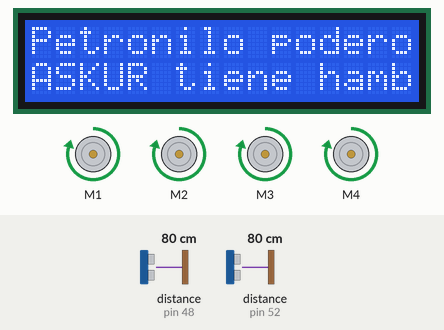
The sketch below on a simulated Arduino Mega 2560, built with avr-gcc and run on an emulated ATmega2560. Shown: 4 × DC motor (green arrow = forward, orange = backward, longer = faster), 16×2 character LCD. Wiring (inferred from the names in the program): ultrasonic range finder: trigger pin 51; echo pin 52. The test bench sets the inputs (shaded band); at power-on: distance to the obstacle (sensors on pin 52, pin 48) 80 cm. The echo pulse lasts 58.3 µs per cm; what the sketch prints to the serial monitor is not drawn.

Above: at 1.3 s.
1.4 s: distance to the obstacle (sensor on pin 52) set to 18 cm
2.9 s: distance to the obstacle (sensor on pin 52) set to 15 cm
At 3.7 s:
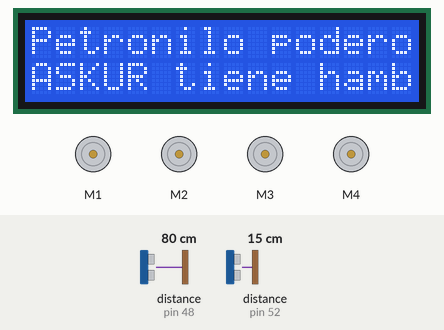
5.9 s: distance to the obstacle (sensor on pin 52) set to 35 cm
At 6.6 s:
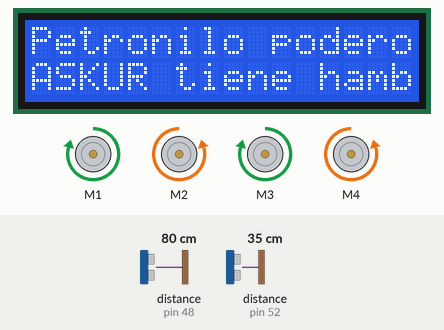
8.4 s: distance to the obstacle (sensor on pin 52) set to 2 cm
At 9.0 s:
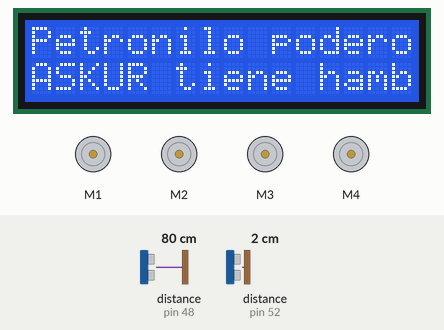
11.4 s: distance to the obstacle (sensor on pin 48) set to 4 cm
Timing chart, 0 to 15.4 s (numbered marks = the images above; inputs shaded):
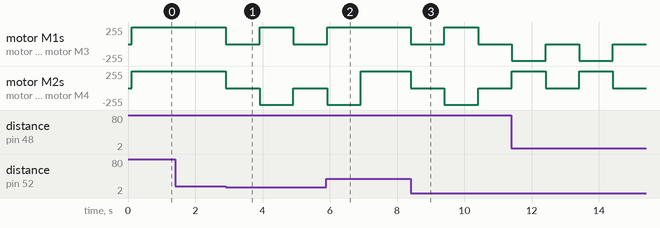

Measured:
- the behaviour switches between 17 and 16 cm on distance to the obstacle (sensor on pin 52) (found by bisection; images 0 and 1)
- after the input at 1.4 s, every drawn part: stays the same
- after the input at 2.9 s, motor M1, motor M3: forward 250/255 → stopped at once, → forward 250/255 1.0 s later, → stopped 1.0 s later; motor M2, motor M4: forward 250/255 → stopped at once, → backward 250/255 1.0 s later, → stopped 1.0 s later
- after the input at 5.9 s, motor M1, motor M3: goes on until 5.9 s, then stays forward 250/255
- after the input at 8.4 s, motor M1, motor M3: forward 250/255 → stopped at once, → forward 250/255 1.0 s later, → stopped 1.0 s later; motor M2, motor M4: forward 250/255 → stopped at once, → backward 250/255 1.0 s later, → stopped 1.0 s later

The sketch:

pruebamotorultra.ino
```cpp
#include <AFMotor.h>
#include <LiquidCrystal_I2C.h>

LiquidCrystal_I2C lcd(0x27, 16, 2);

// -----------------------------------------------------------
// Motor DC
AF_DCMotor motor1(1, MOTOR12_64KHZ);  // izq atras
AF_DCMotor motor2(2, MOTOR12_64KHZ);  // der atras
AF_DCMotor motor3(3, MOTOR12_64KHZ);  // izq delante
AF_DCMotor motor4(4, MOTOR12_64KHZ);  // der delante

// -----------------------------------------------------------
// Sensores ultrasonicos

// Sensor enfrente
int TRIG = 51; // pin
int ECO = 52;
int DURACION;
int DISTANCIA;

// Sensor derecha
int TRIG_D = 49; // pin
int ECO_D = 48; //
int DURACION_D;
int DISTANCIA_D;


void setup() {
  Serial.begin(9600);//iniciailzamos la comunicación
//// -----------------------------------------------------------
//// Sensores ultrasonicos
//
//// Sensor enfrente
  pinMode(TRIG, OUTPUT);
  pinMode(ECO, INPUT);

//  // Sensor derecha
  pinMode(TRIG_D, OUTPUT);
  pinMode(ECO_D, INPUT);
//// -----------------------------------------------------------
//// Motor DC
//
// Velocidad de motores
  motor1.setSpeed(250);
  motor2.setSpeed(250);
  motor3.setSpeed(250);
  motor4.setSpeed(250);
//
  lcd.init();
  lcd.backlight();
  lcd.clear();
  lcd.setCursor(0,0);
  lcd.print("Petronilo poderoso");
  lcd.setCursor(0,1);
  lcd.print("ASKUR tiene hambre");

  int sensorUltraE();
  void avanzar();
  int sensorUltraD();
  void detener();
  void girarI();
  void girarD();

}

void avanzar(){
  motor1.run(FORWARD);
  motor2.run(FORWARD);
  motor3.run(FORWARD);
  motor4.run(FORWARD);

}

void detener(){
  motor1.run(RELEASE);
  motor2.run(RELEASE);
  motor3.run(RELEASE);
  motor4.run(RELEASE);
  delay(1000);
}


//// Sensor ultrasonico enfrente
int sensorUltraE(){

  digitalWrite(TRIG, HIGH);
  delay(1);
  digitalWrite(TRIG, LOW);
  DURACION = pulseIn(ECO, HIGH);
  DISTANCIA = DURACION / 58.2;
  Serial.print(DISTANCIA);
  return DISTANCIA;

}

// Sensor ultrasonico enfrente
int sensorUltraD(){

  digitalWrite(TRIG_D, HIGH);
  delay(1);
  digitalWrite(TRIG_D, LOW);
  DURACION_D = pulseIn(ECO_D, HIGH);
  DISTANCIA_D = DURACION_D / 58.2;
  Serial.print(DISTANCIA_D);
  return DISTANCIA_D;

}

void girarD(){
  motor1.run(FORWARD);
  motor2.run(BACKWARD);
  motor3.run(FORWARD);
  motor4.run(BACKWARD);
  delay(1000);
}

void girarI(){
  motor1.run(BACKWARD);
  motor2.run(FORWARD);
  motor3.run(BACKWARD);
  motor4.run(FORWARD);
  delay(1000);
}

void loop() {
  if(sensorUltraE() > 15){
    avanzar();
  }
  else{
    detener();
    if(sensorUltraD() > 15){
      girarD();
    }
    else{
     girarI();
    }
  }
}
```
